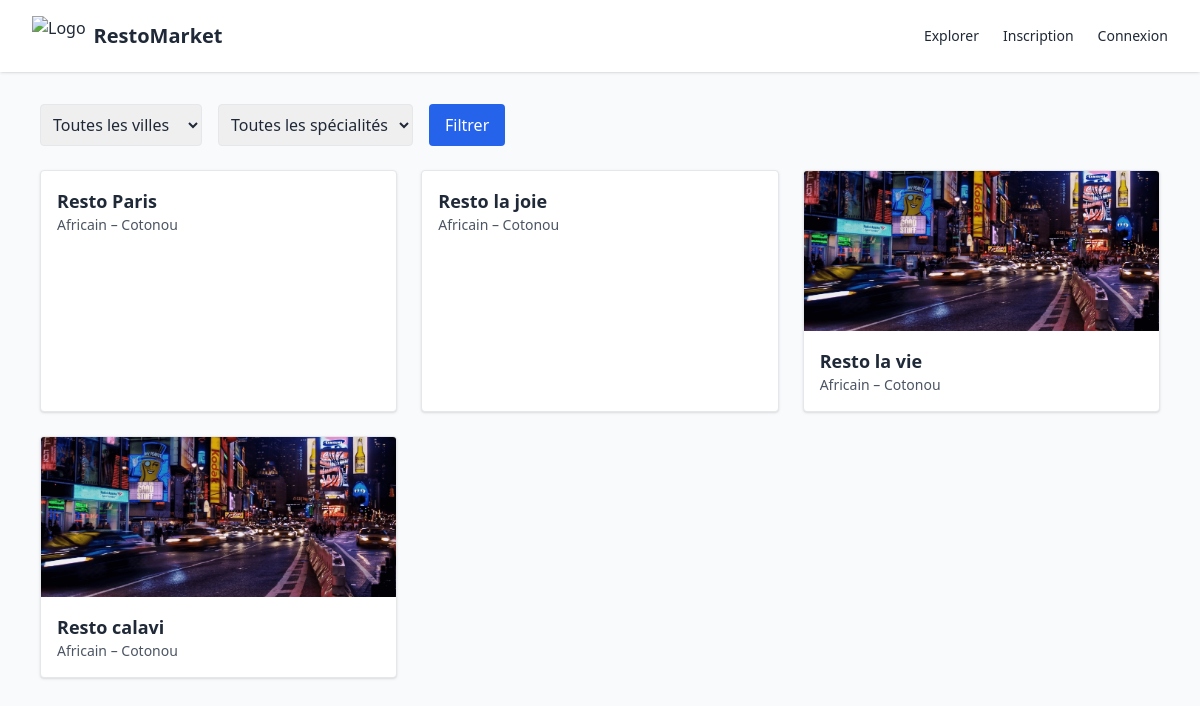
The page /restaurants/ on the database its author committed.
### core/models.py (models this page shows, shortened)
class Restaurant(models.Model):
    name = models.CharField(max_length=255)
    slug = models.SlugField(unique=True)
    domain = models.CharField(max_length=255, unique=True)
    logo = models.ImageField(upload_to='logos/', blank=True, null=True)
    couverture = models.ImageField(upload_to='couvertures/', blank=True, null=True)
    ville = models.CharField(max_length=100, choices=VILLE_CHOICES, default='cotonou')
    specialite = models.CharField(max_length=100, choices=SPECIALITE_CHOICES, default='africain')
    est_disponible = models.BooleanField(default=True)

### client/views.py (the view)
# urls.py: path('restaurants/',liste_restaurants, name='liste_restaurants'),
def liste_restaurants(request):
    restaurants = Restaurant.objects.filter(est_disponible=True)
    ville = request.GET.get('ville')
    specialite = request.GET.get('specialite')
    villes = Restaurant.objects.values_list('ville', flat=True).distinct()
    if ville:
        restaurants = restaurants.filter(ville=ville)
    if specialite:
        restaurants = restaurants.filter(specialite=specialite)
    context = {
        'restaurants': restaurants,
        'ville': ville,
        'specialite': specialite,
        'villes': [v[0] for v in VILLE_CHOICES],
        'specialites': [s[0] for s in SPECIALITE_CHOICES],
    }
    return render(request, 'client/liste_restaurants.html', context)

### templates/client/liste_restaurants.html (shortened to what this page needs)
{% extends 'base.html' %}
{% block content %}
<section class="max-w-6xl mx-auto px-4 py-8">
  <form method="get" class="flex flex-wrap gap-4 mb-6">
    <select name="ville" class="border p-2 rounded">
      <option value="">Toutes les villes</option>
    </select>
    <select name="specialite" class="border p-2 rounded">
      <option value="">Toutes les spécialités</option>
    </select>
    <button type="submit" class="bg-blue-600 text-white px-4 py-2 rounded hover:bg-blue-700">Filtrer</button>
  </form>
  <div class="grid grid-cols-1 md:grid-cols-2 lg:grid-cols-3 gap-6">
    {% for resto in restaurants %}
      <a href="{% url 'restaurant_detail' resto.slug %}" class="border rounded overflow-hidden bg-white shadow hover:shadow-md transition">
        {% if resto.couverture %}
          <img src="{{ resto.couverture.url }}" class="h-40 w-full object-cover">
        {% endif %}
        <div class="p-4">
          <h3 class="text-lg font-semibold">{{ resto.name }}</h3>
          <p class="text-sm text-gray-600">{{ resto.specialite|capfirst }} – {{ resto.ville|capfirst }}</p>
        </div>
      </a>
    {% endfor %}
  </div>
</section>
{% endblock %}

### rows shown on the page
Restaurant: name "Resto Paris", specialite "Africain", ville "Cotonou"
Restaurant: name "Resto la joie", specialite "Africain", ville "Cotonou"
Restaurant: couverture (picture), name "Resto la vie", specialite "Africain", ville "Cotonou"
Restaurant: couverture (picture), name "Resto calavi", specialite "Africain", ville "Cotonou"
